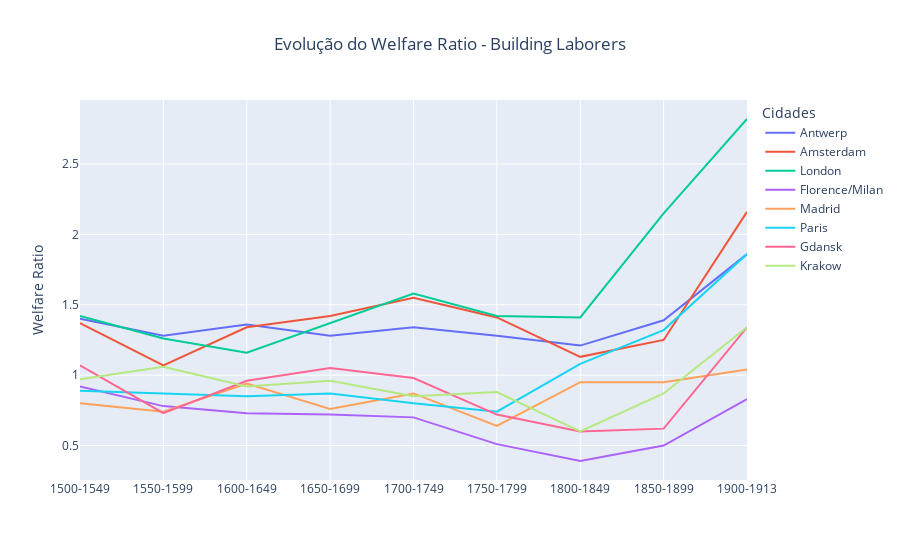

Notebook cell for this chart:
### Code cell
fig2 = go.Figure()

for column in wr_building_laborers_df.columns[1:]:
    fig2.add_trace(go.Scatter(x=wr_building_laborers_df['Period'], y=wr_building_laborers_df[column],mode='lines', name=column))

fig2.update_layout(
    yaxis_title='Welfare Ratio',
    legend_title='Cidades',
    template='plotly',
    title_text='Evolução do Welfare Ratio - Building Laborers', title_x=0.5
)

fig2.show()

### Figure 1 — Plotly figure (JSON) as saved in the notebook; plotly's stock layout.template omitted (floating-point values rounded to 4 significant figures)
{"data": [{"mode": "lines", "name": "Antwerp", "type": "scatter", "x": ["1500-1549", "1550-1599", "1600-1649", "1650-1699", "1700-1749", "1750-1799", "1800-1849", "1850-1899", "1900-1913"], "y": [1.4, 1.28, 1.36, 1.28, 1.34, 1.28, 1.21, 1.39, 1.86]}, {"mode": "lines", "name": "Amsterdam", "type": "scatter", "x": ["1500-1549", "1550-1599", "1600-1649", "1650-1699", "1700-1749", "1750-1799", "1800-1849", "1850-1899", "1900-1913"], "y": [1.37, 1.07, 1.34, 1.42, 1.55, 1.41, 1.13, 1.25, 2.16]}, {"mode": "lines", "name": "London", "type": "scatter", "x": ["1500-1549", "1550-1599", "1600-1649", "1650-1699", "1700-1749", "1750-1799", "1800-1849", "1850-1899", "1900-1913"], "y": [1.42, 1.26, 1.16, 1.37, 1.58, 1.42, 1.41, 2.15, 2.82]}, {"mode": "lines", "name": "Florence/Milan", "type": "scatter", "x": ["1500-1549", "1550-1599", "1600-1649", "1650-1699", "1700-1749", "1750-1799", "1800-1849", "1850-1899", "1900-1913"], "y": [0.92, 0.78, 0.73, 0.72, 0.7, 0.51, 0.39, 0.5, 0.83]}, {"mode": "lines", "name": "Madrid", "type": "scatter", "x": ["1500-1549", "1550-1599", "1600-1649", "1650-1699", "1700-1749", "1750-1799", "1800-1849", "1850-1899", "1900-1913"], "y": [0.8, 0.74, 0.94, 0.76, 0.87, 0.64, 0.95, 0.95, 1.04]}, {"mode": "lines", "name": "Paris", "type": "scatter", "x": ["1500-1549", "1550-1599", "1600-1649", "1650-1699", "1700-1749", "1750-1799", "1800-1849", "1850-1899", "1900-1913"], "y": [0.89, 0.87, 0.85, 0.87, 0.8, 0.74, 1.08, 1.32, 1.86]}, {"mode": "lines", "name": "Gdansk", "type": "scatter", "x": ["1500-1549", "1550-1599", "1600-1649", "1650-1699", "1700-1749", "1750-1799", "1800-1849", "1850-1899", "1900-1913"], "y": [1.07, 0.73, 0.96, 1.05, 0.98, 0.72, 0.6, 0.62, 1.34]}, {"mode": "lines", "name": "Krakow", "type": "scatter", "x": ["1500-1549", "1550-1599", "1600-1649", "1650-1699", "1700-1749", "1750-1799", "1800-1849", "1850-1899", "1900-1913"], "y": [0.97, 1.06, 0.92, 0.96, 0.85, 0.88, 0.6, 0.87, 1.34]}], "layout": {"legend": {"title": {"text": "Cidades"}}, "title": {"text": "Evolução do Welfare Ratio - Building Laborers", "x": 0.5}, "yaxis": {"title": {"text": "Welfare Ratio"}}}}
